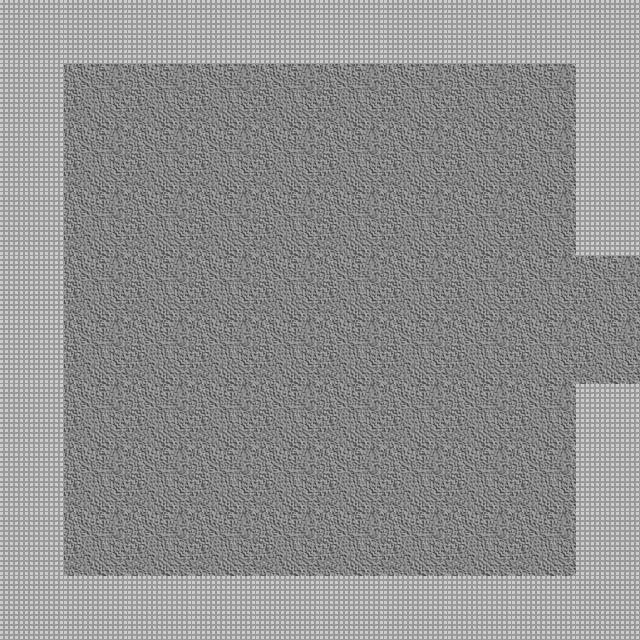

This is a level from a 2D game, rendered from its Tiled map with the project's own tilesets. A one-line summary and the map file follow, with tile-layer data summarised:
An orthogonal 10x10 tile map with 64x64 px tiles, 2 tile layers (Floor, Wall), 2 tilesets and 2 objects.

<map version="1.0" orientation="orthogonal" renderorder="right-down" width="10" height="10" tilewidth="64" tileheight="64" nextobjectid="23">
 <properties>
  <property name="unity:resource" value="True" />
  <property name="unity:tag" value="Room" />
 </properties>
 <tileset firstgid="1" name="DungeonTilePH" tilewidth="64" tileheight="64" tilecount="2">
  <image source="../Sprites/DungeonTilePH.png" width="128" height="64" />
  <tile id="0">
   <objectgroup draworder="index" />
  </tile>
  <tile id="1">
   <objectgroup draworder="index">
    <object id="0" x="-0.25" y="-0.25" width="64.375" height="64.125" />
   </objectgroup>
  </tile>
 </tileset>
 <tileset firstgid="3" name="BlobPH" tilewidth="64" tileheight="64" tilecount="3">
  <image source="../Sprites/BlobPH.png" width="192" height="64" />
  <tile id="0">
   <properties>
    <property name="Spawn" value="fl1mob" />
   </properties>
  </tile>
 </tileset>
 <layer name="Floor" width="10" height="10">
  <properties>
   <property name="unity:sortingLayerName" value="Floor" />
   <property name="unity:tag" value="Floor" />
  </properties>
  <data>[100 cells, 100 non-empty, 1 distinct tile ids]</data>
 </layer>
 <layer name="Wall" width="10" height="10">
  <properties>
   <property name="ChildTag" value="Wall" />
   <property name="unity:tag" value="Wall" />
  </properties>
  <data>[100 cells, 34 non-empty, 1 distinct tile ids]</data>
 </layer>
 <objectgroup name="Mobs" />
 <objectgroup name="Exits">
  <object id="19" x="609.333" y="244" width="48" height="149.333">
   <properties>
    <property name="Exit" value="E" />
   </properties>
  </object>
 </objectgroup>
</map>
